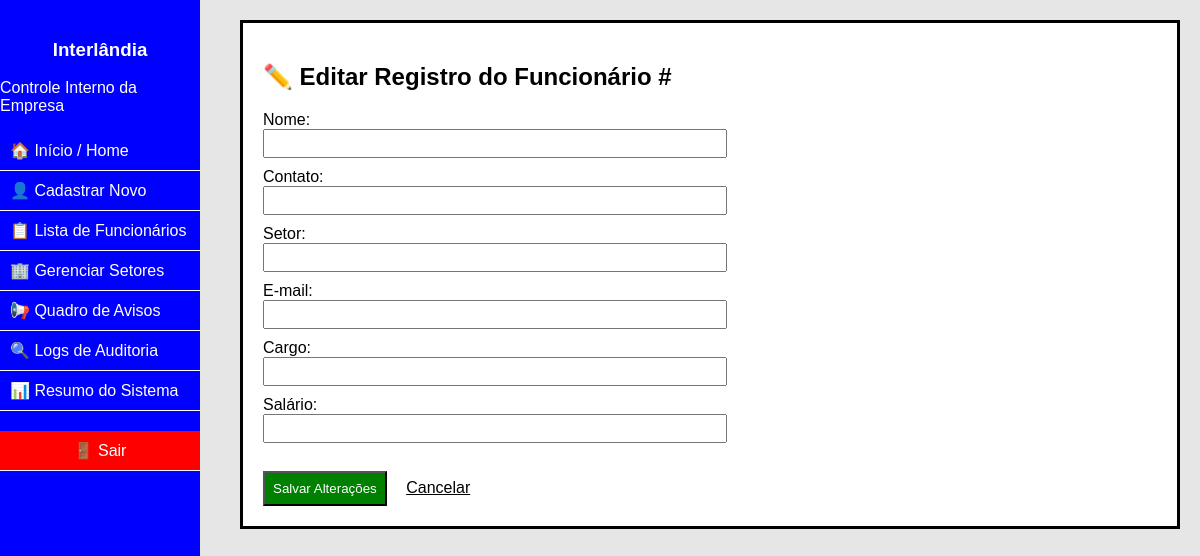
/editar/10 (signed in), run on an earlier commit of the app's database.
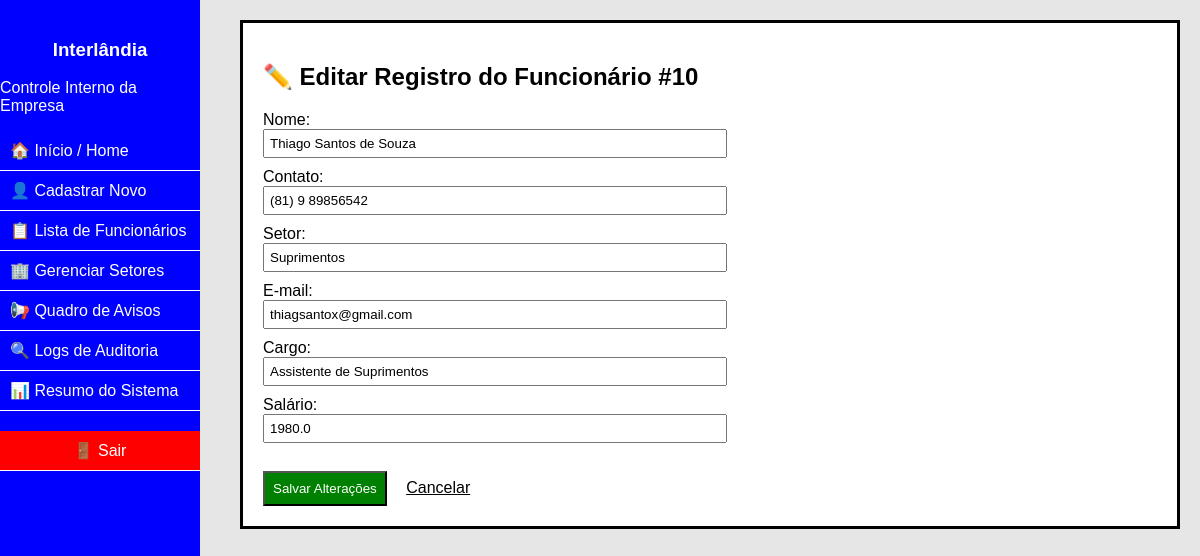
And on a later commit of the database.
### tables this page shows
CREATE TABLE funcionarios (
        id INTEGER PRIMARY KEY AUTOINCREMENT,
        nome TEXT,
        contato TEXT,
        setor TEXT,
        email TEXT,
        cargo TEXT,
        salario REAL,
        status TEXT DEFAULT 'ATIVO',
        data_admissao TEXT
    );

### main.py (the view, shortened to what this page needs)
@app.route("/editar/<int:id>", methods=["GET", "POST"])
def editar(id):
    if "user" not in session: return redirect("/")
    co = sqlite3.connect("rh.db")
    cu = co.cursor()
    cu.execute("SELECT * FROM funcionarios WHERE id=?", (id,))
    f = cu.fetchone()
    co.close()
    return render_template("editar.html", funcionario=f)

### templates/editar.html
{% extends 'base.html' %}
{% block conteudo %}
<h2>✏️ Editar Registro do Funcionário #{{ funcionario[0] }}</h2>
<div class="form-container" style="max-width: 500px;">
    <form action="/editar/{{ funcionario[0] }}" method="POST">
        <label>Nome:</label><br>
        <input type="text" name="nome" value="{{ funcionario[1] }}" required><br>
        <label>Contato:</label><br>
        <input type="text" name="contato" value="{{ funcionario[2] }}" required><br>
        <label>Setor:</label><br>
        <input type="text" name="setor" value="{{ funcionario[3] }}" required><br>
        <label>E-mail:</label><br>
        <input type="email" name="email" value="{{ funcionario[4] }}" required><br>
        <label>Cargo:</label><br>
        <input type="text" name="cargo" value="{{ funcionario[5] }}" required><br>
        <label>Salário:</label><br>
        <input type="number" step="0.01" name="salario" value="{{ funcionario[6] }}" required><br><br>
        <input type="submit" value="Salvar Alterações" style="background-color: green;">
        <a href="/listar" style="margin-left: 15px; color: black;">Cancelar</a>
    </form>
</div>
{% endblock %}

What changed in the data, as far as the page shows it:
added funcionarios: id "10", nome "Thiago Santos de Souza", contato "(81) 9 89856542", setor "Suprimentos", email "thiagsantox@gmail.com", cargo "Assistente de Suprimentos", salario "1980.0"
